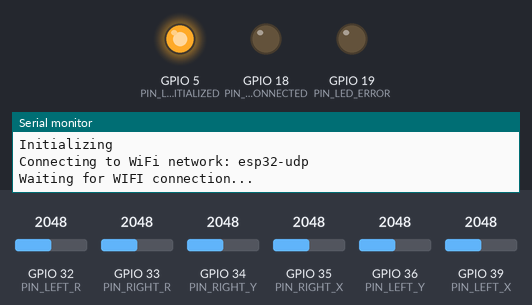
The sketch below on a simulated ESP32. Shown: output pins drawn as LEDs (lit = HIGH), the last lines printed to the serial monitor. The test bench sets the inputs (shaded band); at power-on: GPIO 32 (PIN_LEFT_R) = 2048, GPIO 33 (PIN_RIGHT_R) = 2048, GPIO 34 (PIN_RIGHT_Y) = 2048, GPIO 35 (PIN_RIGHT_X) = 2048, GPIO 36 (PIN_LEFT_Y) = 2048, GPIO 39 (PIN_LEFT_X) = 2048. WiFi joins after 1.5 s; servers stay silent unless stated.

Above: at 0.1 s.
At 1.6 s:
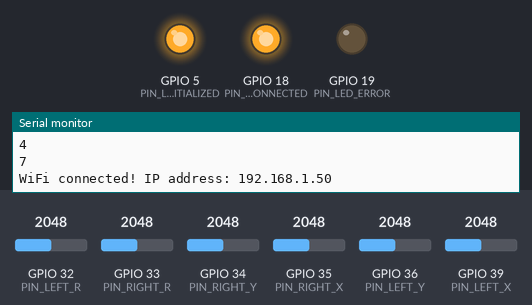
Timing chart, 0 to 3.1 s (numbered marks = the images above):
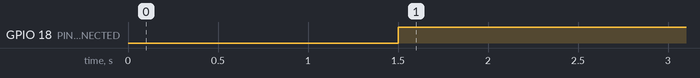

The sketch:

esp32-joystick.ino
```cpp
#include <WiFi.h>
#include <WiFiUdp.h>

#define PIN_LED_INITIALIZED 5
#define PIN_LED_WIFI_CONNECTED 18
#define PIN_LED_ERROR 19

#define PIN_LEFT_X 39
#define PIN_LEFT_Y 36
#define PIN_LEFT_R 32

#define PIN_RIGHT_X 35
#define PIN_RIGHT_Y 34
#define PIN_RIGHT_R 33

typedef struct _udp_packet {
    int x1 = 0;
    int y1 = 0;
    int x2 = 0;
    int y2 = 0;
    int r1 = 0;
    int r2 = 0;
} UDP_PACKET;

const char *networkSsid = "esp32-udp";
const char *networkPassword = "password";

WiFiUDP udp;
UDP_PACKET udpPacket;
boolean connected = false;

IPAddress serverIp(192, 168, 4, 1);
unsigned int udpPort = 4210;

double multipleAnalogRead(byte pin, int multiple = 64) {
    double total = 0;
    for (int i = 0; i < multiple; i++) {
        total += analogRead(pin);
    }

    return total / multiple;
}

int needToChange(int prev, int current) {
    return abs(prev - current) > 1;
}

int readJoystickValue(int pin, int previousValue) {
    int value = (int)map(multipleAnalogRead(pin), 0, 4095, 0, 100);

    // middle
    if(value > 40 && value < 60) {
        return 50;
    }

    // left
    if(value < 10) {
        return 0;
    }

    // right
    if(value > 90) {
        return 100;
    }

    if(abs(previousValue - value) > 1) {
        return value;
    }

    return previousValue;
}

int readPotentiometerValue(int pin, int previousValue) {
    int value = (int)map(multipleAnalogRead(pin), 0, 4095, 0, 100);

    // left
    if(value < 10) {
        return 0;
    }

    // right
    if(value > 90) {
        return 100;
    }

    if(abs(previousValue - value) > 10) {
        return value;
    }

    return previousValue;
}

void connectToWiFi(const char *ssid, const char *pwd) {
    Serial.println("Connecting to WiFi network: " + String(ssid));

    // delete old config
    WiFi.disconnect(true);

    WiFi.onEvent(WiFiEvent);

    WiFi.begin(ssid, pwd);

    Serial.println("Waiting for WIFI connection...");
}

// https://github.com/espressif/arduino-esp32/blob/master/libraries/WiFi/examples/WiFiClientEvents/WiFiClientEvents.ino
void WiFiEvent(WiFiEvent_t event) {
    Serial.println(event);
    switch (event) {
        case ARDUINO_EVENT_WIFI_STA_GOT_IP:
            Serial.print("WiFi connected! IP address: ");
            Serial.println(WiFi.localIP());
            //initializes the UDP state
            //This initializes the transfer buffer
            udp.begin(WiFi.localIP(), udpPort);
            connected = true;
            switchWifiConnectedLed(true);
            break;
        case ARDUINO_EVENT_WIFI_STA_DISCONNECTED:
            Serial.println("WiFi lost connection");
            connected = false;
            switchWifiConnectedLed(false);
            WiFi.reconnect();
            break;
        default:
            break;
    }
}

void switchWifiConnectedLed(bool enabled) {
    if(enabled) {
        digitalWrite(PIN_LED_WIFI_CONNECTED, HIGH);
    } else {
        digitalWrite(PIN_LED_WIFI_CONNECTED, LOW);
    }
}

void switchInitializedLed(bool enabled) {
    if(enabled) {
        digitalWrite(PIN_LED_INITIALIZED, HIGH);
    } else {
        digitalWrite(PIN_LED_INITIALIZED, LOW);
    }
}

void switchErrorLed(bool enabled) {
    if(enabled) {
        digitalWrite(PIN_LED_ERROR, HIGH);
    } else {
        digitalWrite(PIN_LED_ERROR, LOW);
    }
}

void setup() {
    Serial.begin(115200);
    Serial.println("\nInitializing");

    pinMode(PIN_LED_INITIALIZED, OUTPUT);
    pinMode(PIN_LED_WIFI_CONNECTED, OUTPUT);
    pinMode(PIN_LED_ERROR, OUTPUT);

    pinMode(PIN_LEFT_X, INPUT);
    pinMode(PIN_LEFT_Y, INPUT);
    pinMode(PIN_LEFT_R, INPUT);
    pinMode(PIN_RIGHT_X, INPUT);
    pinMode(PIN_RIGHT_Y, INPUT);
    pinMode(PIN_RIGHT_R, INPUT);

    switchInitializedLed(true);
    switchWifiConnectedLed(false);
    switchErrorLed(false);

    connectToWiFi(networkSsid, networkPassword);
}

void loop() {
    if (!connected) {
        return;
    }

    if (udp.beginPacket(serverIp, udpPort) == 0) {
        Serial.println("Udp.beginPacket failed");
        switchErrorLed(true);
        return;
    }

    udpPacket.x1 = readJoystickValue(PIN_LEFT_X, udpPacket.x1);
    udpPacket.y1 = readJoystickValue(PIN_LEFT_Y, udpPacket.y1);
    udpPacket.r1 = readPotentiometerValue(PIN_LEFT_R, udpPacket.r1);

    udpPacket.x2 = readJoystickValue(PIN_RIGHT_X, udpPacket.x2);
    udpPacket.y2 = readJoystickValue(PIN_RIGHT_Y, udpPacket.y2);
    udpPacket.r2 = readPotentiometerValue(PIN_RIGHT_R, udpPacket.r2);

    if(udp.write((byte * ) & udpPacket, sizeof(UDP_PACKET)) == 0) {
        Serial.println("Udp.write() error");
        switchErrorLed(true);
        return;
    }

    if (udp.endPacket() == 0) {
        Serial.println("Udp.endPacket() error");
        switchErrorLed(true);
        return;
    }

    switchErrorLed(false);

    delay(10);
}
```

Measured:
- by itself, GPIO 18 (PIN_LED_WIFI_CONNECTED): LOW → HIGH at 1.5 s
